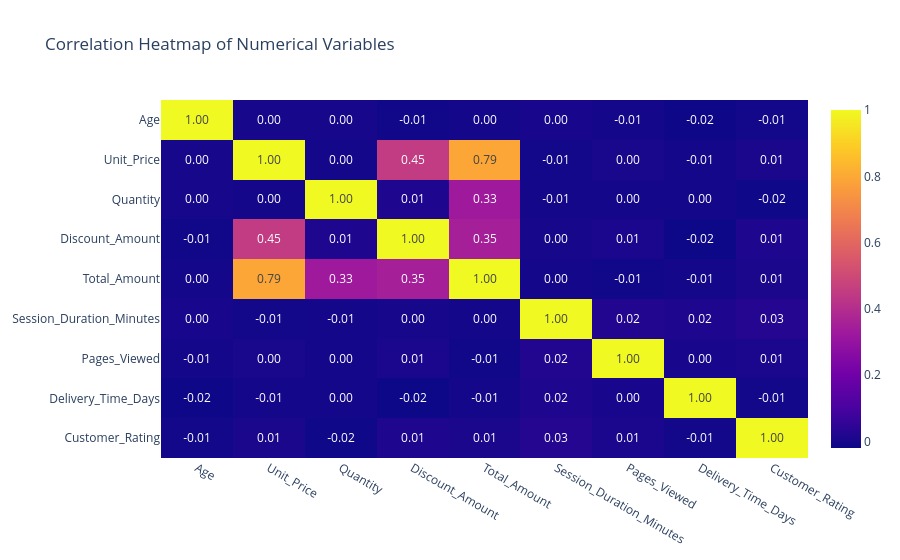

Notebook code for this chart:
### Code cell
# 5.Correlation Heatmap — Numerical Variables

numeric_df = df.select_dtypes(
    include=["number"]
)

correlation = numeric_df.corr()

fig = px.imshow(
    correlation,
    text_auto=".2f",
    aspect="auto",
    title="Correlation Heatmap of Numerical Variables"
)

fig.show()

### Figure 1 — Plotly figure (JSON) as saved in the notebook; plotly's stock layout.template omitted (floating-point values rounded to 4 significant figures)
{"data": [{"coloraxis": "coloraxis", "hovertemplate": "x: %{x}<br>y: %{y}<br>color: %{z}<extra></extra>", "name": "0", "texttemplate": "%{z:.2f}", "type": "heatmap", "x": ["Age", "Unit_Price", "Quantity", "Discount_Amount", "Total_Amount", "Session_Duration_Minutes", "Pages_Viewed", "Delivery_Time_Days", "Customer_Rating"], "xaxis": "x", "y": ["Age", "Unit_Price", "Quantity", "Discount_Amount", "Total_Amount", "Session_Duration_Minutes", "Pages_Viewed", "Delivery_Time_Days", "Customer_Rating"], "yaxis": "y", "z": [[1.0, -0.001618, 0.0001309, -0.01216, -0.004473, 0.001897, -0.006434, -0.01711, -0.0104], [-0.001618, 1.0, -0.004005, 0.4498, 0.7911, -0.01006, 0.004763, -0.005888, 0.006185], [0.0001309, -0.004005, 1.0, 0.0144, 0.3291, -0.006383, -0.004417, -0.004569, -0.0156], [-0.01216, 0.4498, 0.0144, 1.0, 0.3476, -0.001656, 0.009103, -0.01965, 0.01353], [-0.004473, 0.7911, 0.3291, 0.3476, 1.0, -0.004119, -0.01183, -0.005893, 0.005742], [0.001897, -0.01006, -0.006383, -0.001656, -0.004119, 1.0, 0.02392, 0.01504, 0.02573], [-0.006434, 0.004763, -0.004417, 0.009103, -0.01183, 0.02392, 1.0, 0.002002, 0.007479], [-0.01711, -0.005888, -0.004569, -0.01965, -0.005893, 0.01504, 0.002002, 1.0, -0.009948], [-0.0104, 0.006185, -0.0156, 0.01353, 0.005742, 0.02573, 0.007479, -0.009948, 1.0]]}], "layout": {"coloraxis": {"colorscale": [[0, "#0d0887"], [0.1111, "#46039f"], [0.2222, "#7201a8"], [0.3333, "#9c179e"], [0.4444, "#bd3786"], [0.5556, "#d8576b"], [0.6667, "#ed7953"], [0.7778, "#fb9f3a"], [0.8889, "#fdca26"], [1, "#f0f921"]]}, "title": {"text": "Correlation Heatmap of Numerical Variables"}, "xaxis": {"anchor": "y", "domain": [0, 1]}, "yaxis": {"anchor": "x", "autorange": "reversed", "domain": [0, 1]}}}
